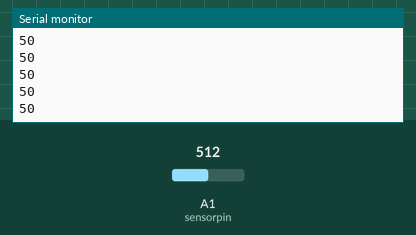
This sketch was run on a simulated Arduino Uno, built with avr-gcc and run on an emulated ATmega328P. Parts: the last lines printed to the serial monitor. Inputs (shaded band) come from the test bench; at power-on: A1 (sensorpin) = 512.

Above: at 1.2 s.
1.3 s: A1 (sensorpin) set to 716
At 2.2 s:
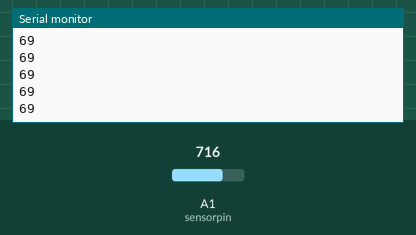
2.8 s: A1 (sensorpin) set to 900
At 3.4 s:
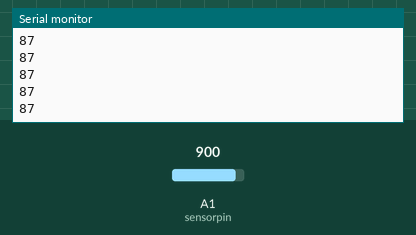
Timing chart, 0 to 5.8 s (numbered marks = the images above; inputs shaded):
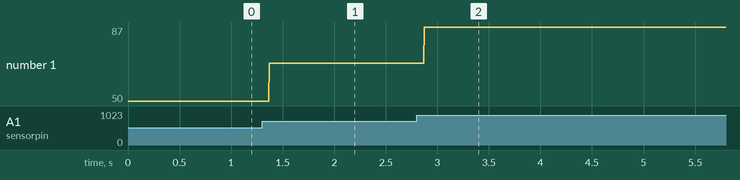

The sketch:

MoistureSensor.ino
```cpp
#define sensorpin A1
#define in1 8
#define in2 9


//creating integers
int moisture;
int moisturepercent;

void setup() {
  // put your setup code here, to run once:

  //begin serial monitoring
  Serial.begin(9600);
}

void loop() {
  // put your main code here, to run repeatedly:
moisture = analogRead(sensorpin); // Read moisture sensor value
moisturepercent= map(moisture, 0, 1023, 0, 100); //changing to percent
Serial.println(moisturepercent);//show serial monitor values


}
```

Measured:
- after the input at 1.3 s, the serial monitor: prints a new line after 0.07 s (image 1)
- after the input at 2.8 s, the serial monitor: prints a new line after 0.07 s (image 2)
- plotted number 1: 50 → 69 after the input at 1.3 s, 69 → 87 after the input at 2.8 s
